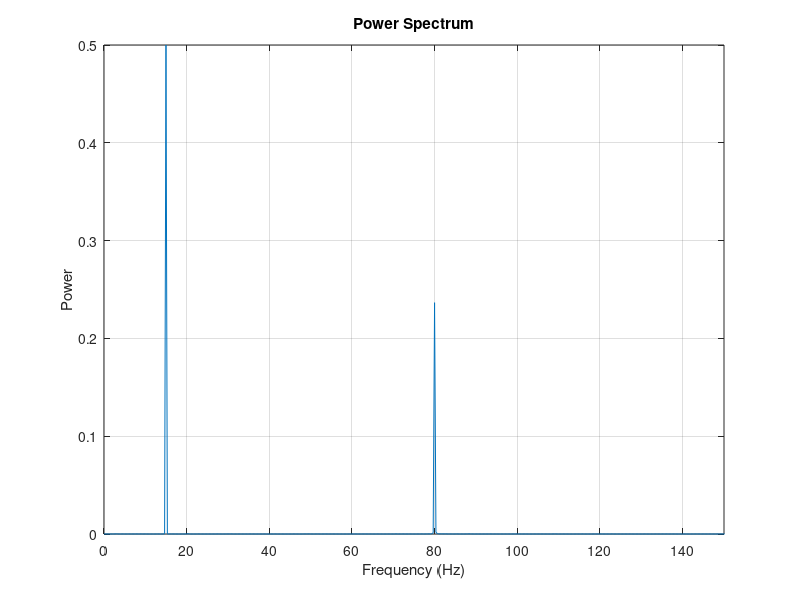

Write MATLAB code to recreate this figure.
clear; clc; close all;

fs = 1000;
t = 0:1/fs:3;

signal = sin(2*pi*15*t) + 0.7*sin(2*pi*80*t) + 0.2*randn(size(t));

N = length(signal);
Y = fft(signal);
f = (0:floor(N/2))*fs/N;

P = abs(Y/N).^2;
P = P(1:length(f));
P(2:end-1) = 2*P(2:end-1);

figure;
plot(f, P);
xlabel('Frequency (Hz)');
ylabel('Power');
title('Power Spectrum');
xlim([0 150]);
grid on;
